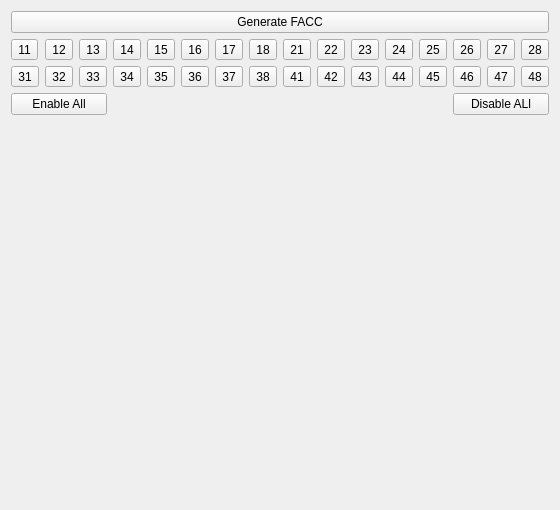
<?xml version="1.0" encoding="UTF-8"?>
<ui version="4.0">
 <class>QOrthodonticsGingivalLineGenerateControllerWidget</class>
 <widget class="QWidget" name="QOrthodonticsGingivalLineGenerateControllerWidget">
  <property name="geometry">
   <rect>
    <x>0</x>
    <y>0</y>
    <width>426</width>
    <height>510</height>
   </rect>
  </property>
  <property name="windowTitle">
   <string>QOrthodonticsGingivalLineGenerateControllerWidget</string>
  </property>
  <layout class="QVBoxLayout" name="verticalLayout">
   <item>
    <widget class="QPushButton" name="pushButtonFACC">
     <property name="text">
      <string>Generate FACC</string>
     </property>
     <property name="checkable">
      <bool>true</bool>
     </property>
    </widget>
   </item>
   <item>
    <layout class="QGridLayout" name="gridLayout">
     <item row="1" column="0">
      <widget class="QToolButton" name="toolButtonFACC31">
       <property name="enabled">
        <bool>true</bool>
       </property>
       <property name="text">
        <string>31</string>
       </property>
       <property name="checkable">
        <bool>true</bool>
       </property>
       <attribute name="buttonGroup">
        <string notr="true">buttonGroup</string>
       </attribute>
      </widget>
     </item>
     <item row="0" column="15">
      <widget class="QToolButton" name="toolButtonFACC28">
       <property name="enabled">
        <bool>true</bool>
       </property>
       <property name="text">
        <string>28</string>
       </property>
       <property name="checkable">
        <bool>true</bool>
       </property>
       <attribute name="buttonGroup">
        <string notr="true">buttonGroup</string>
       </attribute>
      </widget>
     </item>
     <item row="0" column="14">
      <widget class="QToolButton" name="toolButtonFACC27">
       <property name="enabled">
        <bool>true</bool>
       </property>
       <property name="text">
        <string>27</string>
       </property>
       <property name="checkable">
        <bool>true</bool>
       </property>
       <attribute name="buttonGroup">
        <string notr="true">buttonGroup</string>
       </attribute>
      </widget>
     </item>
     <item row="1" column="4">
      <widget class="QToolButton" name="toolButtonFACC35">
       <property name="enabled">
        <bool>true</bool>
       </property>
       <property name="text">
        <string>35</string>
       </property>
       <property name="checkable">
        <bool>true</bool>
       </property>
       <attribute name="buttonGroup">
        <string notr="true">buttonGroup</string>
       </attribute>
      </widget>
     </item>
     <item row="1" column="9">
      <widget class="QToolButton" name="toolButtonFACC42">
       <property name="enabled">
        <bool>true</bool>
       </property>
       <property name="text">
        <string>42</string>
       </property>
       <property name="checkable">
        <bool>true</bool>
       </property>
       <attribute name="buttonGroup">
        <string notr="true">buttonGroup</string>
       </attribute>
      </widget>
     </item>
     <item row="0" column="1">
      <widget class="QToolButton" name="toolButtonFACC12">
       <property name="enabled">
        <bool>true</bool>
       </property>
       <property name="text">
        <string>12</string>
       </property>
       <property name="checkable">
        <bool>true</bool>
       </property>
       <attribute name="buttonGroup">
        <string notr="true">buttonGroup</string>
       </attribute>
      </widget>
     </item>
     <item row="1" column="12">
      <widget class="QToolButton" name="toolButtonFACC45">
       <property name="enabled">
        <bool>true</bool>
       </property>
       <property name="text">
        <string>45</string>
       </property>
       <property name="checkable">
        <bool>true</bool>
       </property>
       <attribute name="buttonGroup">
        <string notr="true">buttonGroup</string>
       </attribute>
      </widget>
     </item>
     <item row="0" column="0">
      <widget class="QToolButton" name="toolButtonFACC11">
       <property name="enabled">
        <bool>true</bool>
       </property>
       <property name="text">
        <string>11</string>
       </property>
       <property name="checkable">
        <bool>true</bool>
       </property>
       <attribute name="buttonGroup">
        <string notr="true">buttonGroup</string>
       </attribute>
      </widget>
     </item>
     <item row="0" column="2">
      <widget class="QToolButton" name="toolButtonFACC13">
       <property name="enabled">
        <bool>true</bool>
       </property>
       <property name="text">
        <string>13</string>
       </property>
       <property name="checkable">
        <bool>true</bool>
       </property>
       <attribute name="buttonGroup">
        <string notr="true">buttonGroup</string>
       </attribute>
      </widget>
     </item>
     <item row="0" column="12">
      <widget class="QToolButton" name="toolButtonFACC25">
       <property name="enabled">
        <bool>true</bool>
       </property>
       <property name="text">
        <string>25</string>
       </property>
       <property name="checkable">
        <bool>true</bool>
       </property>
       <attribute name="buttonGroup">
        <string notr="true">buttonGroup</string>
       </attribute>
      </widget>
     </item>
     <item row="1" column="5">
      <widget class="QToolButton" name="toolButtonFACC36">
       <property name="enabled">
        <bool>true</bool>
       </property>
       <property name="text">
        <string>36</string>
       </property>
       <property name="checkable">
        <bool>true</bool>
       </property>
       <attribute name="buttonGroup">
        <string notr="true">buttonGroup</string>
       </attribute>
      </widget>
     </item>
     <item row="1" column="14">
      <widget class="QToolButton" name="toolButtonFACC47">
       <property name="enabled">
        <bool>true</bool>
       </property>
       <property name="text">
        <string>47</string>
       </property>
       <property name="checkable">
        <bool>true</bool>
       </property>
       <attribute name="buttonGroup">
        <string notr="true">buttonGroup</string>
       </attribute>
      </widget>
     </item>
     <item row="0" column="8">
      <widget class="QToolButton" name="toolButtonFACC21">
       <property name="enabled">
        <bool>true</bool>
       </property>
       <property name="text">
        <string>21</string>
       </property>
       <property name="checkable">
        <bool>true</bool>
       </property>
       <attribute name="buttonGroup">
        <string notr="true">buttonGroup</string>
       </attribute>
      </widget>
     </item>
     <item row="2" column="0" colspan="3">
      <widget class="QPushButton" name="pushButtonEnableAll">
       <property name="text">
        <string>Enable All</string>
       </property>
      </widget>
     </item>
     <item row="0" column="5">
      <widget class="QToolButton" name="toolButtonFACC16">
       <property name="enabled">
        <bool>true</bool>
       </property>
       <property name="text">
        <string>16</string>
       </property>
       <property name="checkable">
        <bool>true</bool>
       </property>
       <attribute name="buttonGroup">
        <string notr="true">buttonGroup</string>
       </attribute>
      </widget>
     </item>
     <item row="0" column="11">
      <widget class="QToolButton" name="toolButtonFACC24">
       <property name="enabled">
        <bool>true</bool>
       </property>
       <property name="text">
        <string>24</string>
       </property>
       <property name="checkable">
        <bool>true</bool>
       </property>
       <attribute name="buttonGroup">
        <string notr="true">buttonGroup</string>
       </attribute>
      </widget>
     </item>
     <item row="1" column="10">
      <widget class="QToolButton" name="toolButtonFACC43">
       <property name="enabled">
        <bool>true</bool>
       </property>
       <property name="text">
        <string>43</string>
       </property>
       <property name="checkable">
        <bool>true</bool>
       </property>
       <attribute name="buttonGroup">
        <string notr="true">buttonGroup</string>
       </attribute>
      </widget>
     </item>
     <item row="2" column="13" colspan="3">
      <widget class="QPushButton" name="pushButtonDisableAll">
       <property name="text">
        <string>Disable ALl</string>
       </property>
      </widget>
     </item>
     <item row="0" column="9">
      <widget class="QToolButton" name="toolButtonFACC22">
       <property name="enabled">
        <bool>true</bool>
       </property>
       <property name="text">
        <string>22</string>
       </property>
       <property name="checkable">
        <bool>true</bool>
       </property>
       <attribute name="buttonGroup">
        <string notr="true">buttonGroup</string>
       </attribute>
      </widget>
     </item>
     <item row="0" column="6">
      <widget class="QToolButton" name="toolButtonFACC17">
       <property name="enabled">
        <bool>true</bool>
       </property>
       <property name="text">
        <string>17</string>
       </property>
       <property name="checkable">
        <bool>true</bool>
       </property>
       <attribute name="buttonGroup">
        <string notr="true">buttonGroup</string>
       </attribute>
      </widget>
     </item>
     <item row="0" column="13">
      <widget class="QToolButton" name="toolButtonFACC26">
       <property name="enabled">
        <bool>true</bool>
       </property>
       <property name="text">
        <string>26</string>
       </property>
       <property name="checkable">
        <bool>true</bool>
       </property>
       <attribute name="buttonGroup">
        <string notr="true">buttonGroup</string>
       </attribute>
      </widget>
     </item>
     <item row="0" column="3">
      <widget class="QToolButton" name="toolButtonFACC14">
       <property name="enabled">
        <bool>true</bool>
       </property>
       <property name="text">
        <string>14</string>
       </property>
       <property name="checkable">
        <bool>true</bool>
       </property>
       <attribute name="buttonGroup">
        <string notr="true">buttonGroup</string>
       </attribute>
      </widget>
     </item>
     <item row="1" column="7">
      <widget class="QToolButton" name="toolButtonFACC38">
       <property name="enabled">
        <bool>true</bool>
       </property>
       <property name="text">
        <string>38</string>
       </property>
       <property name="checkable">
        <bool>true</bool>
       </property>
       <attribute name="buttonGroup">
        <string notr="true">buttonGroup</string>
       </attribute>
      </widget>
     </item>
     <item row="1" column="2">
      <widget class="QToolButton" name="toolButtonFACC33">
       <property name="enabled">
        <bool>true</bool>
       </property>
       <property name="text">
        <string>33</string>
       </property>
       <property name="checkable">
        <bool>true</bool>
       </property>
       <attribute name="buttonGroup">
        <string notr="true">buttonGroup</string>
       </attribute>
      </widget>
     </item>
     <item row="1" column="8">
      <widget class="QToolButton" name="toolButtonFACC41">
       <property name="enabled">
        <bool>true</bool>
       </property>
       <property name="text">
        <string>41</string>
       </property>
       <property name="checkable">
        <bool>true</bool>
       </property>
       <attribute name="buttonGroup">
        <string notr="true">buttonGroup</string>
       </attribute>
      </widget>
     </item>
     <item row="0" column="10">
      <widget class="QToolButton" name="toolButtonFACC23">
       <property name="enabled">
        <bool>true</bool>
       </property>
       <property name="text">
        <string>23</string>
       </property>
       <property name="checkable">
        <bool>true</bool>
       </property>
       <attribute name="buttonGroup">
        <string notr="true">buttonGroup</string>
       </attribute>
      </widget>
     </item>
     <item row="1" column="15">
      <widget class="QToolButton" name="toolButtonFACC48">
       <property name="enabled">
        <bool>true</bool>
       </property>
       <property name="text">
        <string>48</string>
       </property>
       <property name="checkable">
        <bool>true</bool>
       </property>
       <attribute name="buttonGroup">
        <string notr="true">buttonGroup</string>
       </attribute>
      </widget>
     </item>
     <item row="0" column="4">
      <widget class="QToolButton" name="toolButtonFACC15">
       <property name="enabled">
        <bool>true</bool>
       </property>
       <property name="text">
        <string>15</string>
       </property>
       <property name="checkable">
        <bool>true</bool>
       </property>
       <attribute name="buttonGroup">
        <string notr="true">buttonGroup</string>
       </attribute>
      </widget>
     </item>
     <item row="1" column="3">
      <widget class="QToolButton" name="toolButtonFACC34">
       <property name="enabled">
        <bool>true</bool>
       </property>
       <property name="text">
        <string>34</string>
       </property>
       <property name="checkable">
        <bool>true</bool>
       </property>
       <attribute name="buttonGroup">
        <string notr="true">buttonGroup</string>
       </attribute>
      </widget>
     </item>
     <item row="1" column="13">
      <widget class="QToolButton" name="toolButtonFACC46">
       <property name="enabled">
        <bool>true</bool>
       </property>
       <property name="text">
        <string>46</string>
       </property>
       <property name="checkable">
        <bool>true</bool>
       </property>
       <attribute name="buttonGroup">
        <string notr="true">buttonGroup</string>
       </attribute>
      </widget>
     </item>
     <item row="1" column="11">
      <widget class="QToolButton" name="toolButtonFACC44">
       <property name="enabled">
        <bool>true</bool>
       </property>
       <property name="text">
        <string>44</string>
       </property>
       <property name="checkable">
        <bool>true</bool>
       </property>
       <attribute name="buttonGroup">
        <string notr="true">buttonGroup</string>
       </attribute>
      </widget>
     </item>
     <item row="0" column="7">
      <widget class="QToolButton" name="toolButtonFACC18">
       <property name="enabled">
        <bool>true</bool>
       </property>
       <property name="text">
        <string>18</string>
       </property>
       <property name="checkable">
        <bool>true</bool>
       </property>
       <attribute name="buttonGroup">
        <string notr="true">buttonGroup</string>
       </attribute>
      </widget>
     </item>
     <item row="1" column="1">
      <widget class="QToolButton" name="toolButtonFACC32">
       <property name="enabled">
        <bool>true</bool>
       </property>
       <property name="text">
        <string>32</string>
       </property>
       <property name="checkable">
        <bool>true</bool>
       </property>
       <attribute name="buttonGroup">
        <string notr="true">buttonGroup</string>
       </attribute>
      </widget>
     </item>
     <item row="1" column="6">
      <widget class="QToolButton" name="toolButtonFACC37">
       <property name="enabled">
        <bool>true</bool>
       </property>
       <property name="text">
        <string>37</string>
       </property>
       <property name="checkable">
        <bool>true</bool>
       </property>
       <attribute name="buttonGroup">
        <string notr="true">buttonGroup</string>
       </attribute>
      </widget>
     </item>
    </layout>
   </item>
   <item>
    <spacer name="verticalSpacer">
     <property name="orientation">
      <enum>Qt::Vertical</enum>
     </property>
     <property name="sizeHint" stdset="0">
      <size>
       <width>20</width>
       <height>40</height>
      </size>
     </property>
    </spacer>
   </item>
  </layout>
 </widget>
 <resources/>
 <connections/>
 <buttongroups>
  <buttongroup name="buttonGroup"/>
 </buttongroups>
</ui>
